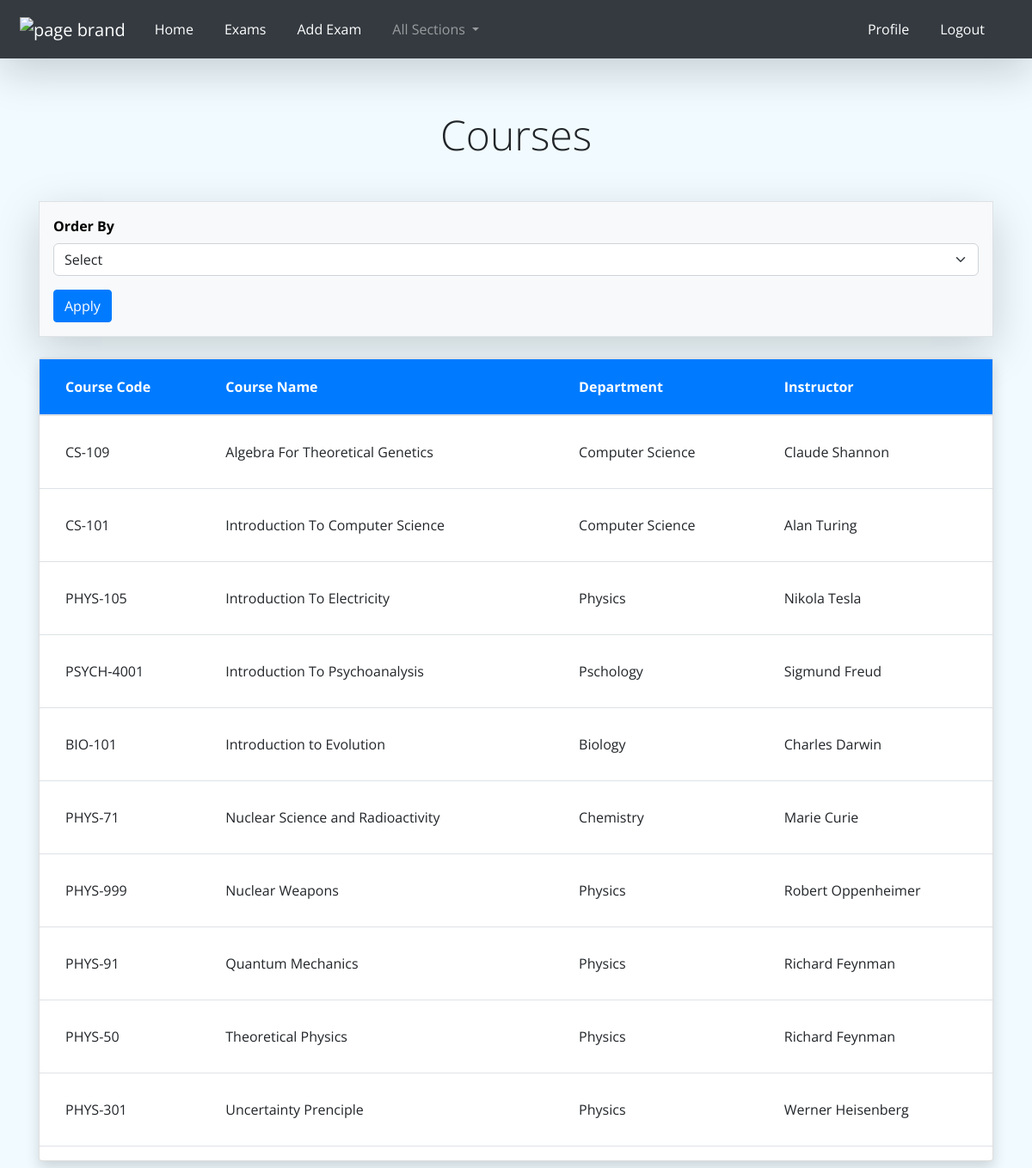
The app's page /course-list (signed in) with its own data.
### university/models.py (models this page shows, shortened)
class Course(models.Model):
    course_code = models.CharField(max_length=50, unique=True)
    course_name = models.CharField(max_length=150, unique=True)
    unit = models.ManyToManyField(Unit, related_name="courses")
    department = models.ForeignKey(
        Department, on_delete=models.SET_NULL, null=True, related_name="courses")
    instructor = models.ForeignKey(
        Instructor, on_delete=models.SET_NULL, null=True, related_name="courses")
    slug = models.SlugField(max_length=100, blank=True, editable=False)

class Department(models.Model):
    department_name = models.CharField(max_length=150, unique=True)
    building = models.ForeignKey(Building,
                                 max_length=150, on_delete=models.SET_NULL, null=True, related_name="departments")
    slug = models.SlugField(max_length=100, blank=True, editable=False)
    def __str__(self):
        return self.department_name

### instructor/models.py (models this page shows, shortened)
class Instructor(AbstractBaseUser):
    email = models.EmailField(verbose_name="email", max_length=90, unique=True)
    first_name = models.CharField(verbose_name="first name", max_length=200)
    last_name = models.CharField(verbose_name="last name", max_length=200)
    department = models.ForeignKey("university.Department", on_delete=models.SET_NULL,
                                   null=True, default="", blank=True, verbose_name="department")
    phone = models.CharField(verbose_name="phone", max_length=20)
    date_joined = models.DateTimeField(
        verbose_name="date joined", auto_now_add=True)
    last_login = models.DateTimeField(
        verbose_name="last login", auto_now=True)
    is_instructor = models.BooleanField(default=False, blank=True, null=True)
    is_admin = models.BooleanField(default=False)
    is_active = models.BooleanField(default=True)
    is_staff = models.BooleanField(default=False)
    is_superuser = models.BooleanField(default=False)
    profile_image = models.ImageField(
        upload_to="profile_images", blank=True, null=True, default="/default_images/default_profile.png")
    objects = MyAccountManager()
    USERNAME_FIELD = 'email'
    REQUIRED_FIELDS = ['first_name', 'last_name']
    def full_name(self):
        return f'{self.first_name} {self.last_name}'
    def get_absolute_url(self):
        return reverse("profile", args=[self.id])
    def __str__(self):
        return self.full_name()

### university/views.py (the view)
# urls.py: path('course-list', login_required(views.course_list), name='course-list'),
def course_list(request):
    context = {}
    courses = Course.objects.all()
    context['courses'] = courses.order_by("course_name")
    if request.method == 'POST':
        order_method = request.POST['order_by']
        context['courses'] = courses.order_by(order_method)
    return render(request, 'university/course_list.html', context)

### university/templates/university/course_list.html (shortened to what this page needs)
{% extends 'base.html' %} {% load static %} {% block title %}Courses {% endblock%}
{% block links %}
<link rel="stylesheet" href="{% static 'university/course_list.css' %}" />
{% endblock %} {% block content %}
<div class="container">
	<h1 class="text-center m-5 display-5">Courses</h1>
	<form method="POST" class="form border p-3 shadow-lg bg-light text-black">
		<div class="form-group">
			<label for="order_by" class="font-weight-bold">Order By</label>
			<select name="order_by" id="order_by" class="form-select">
				<option value="course_code" selected>Select </option>
			</select>
		</div>
		<button type="submit" class="btn btn-primary">Apply</button>
	</form>
	<section id="courses">
		<div class="card shadow mt-4 mb-2" style="width: 100%">
			<table class="table table-hover">
				<thead>
					<tr>
						<th scope="col" class="bg-primary text-white">Course Code</th>
						<th scope="col" class="bg-primary text-white">Course Name</th>
						<th scope="col" class="bg-primary text-white">Department</th>
						<th scope="col" class="bg-primary text-white">Instructor</th>
					</tr>
				</thead>
				<tbody>
					{% for course in courses %}
					<tr>
						<td>{{course.course_code}}</td>
						<td>{{course.course_name}}</td>
						<td>{{course.department}}</td>
						<td>{{course.instructor}}</td>
					</tr>
					{% endfor %}
				</tbody>
			</table>
		</div>
	</section>
</div>
{% endblock %}

### static/style/base.css (style rules this page uses)
* { font-family: "Open Sans", "Lato", sans-serif; }
.container { padding-top: 80px; }
.body { background-color: rgb(241, 251, 255); }

### university/static/university/course_list.css (style rules this page uses)
.table th { padding: 20px 0px 20px 30px; }
.table td { padding: 30px 0px 30px 30px; }

### records on screen
Course: course_code "CS-109", course_name "Algebra For Theoretical Genetics", department "Computer Science", instructor "Claude Shannon"
Course: course_code "CS-101", course_name "Introduction To Computer Science", department "Computer Science", instructor "Alan Turing"
Course: course_code "PHYS-105", course_name "Introduction To Electricity", department "Physics", instructor "Nikola Tesla"
Course: course_code "PSYCH‑4001", course_name "Introduction To Psychoanalysis", department "Pschology", instructor "Sigmund Freud"
Course: course_code "BIO-101", course_name "Introduction to Evolution", department "Biology", instructor "Charles Darwin"
Course: course_code "PHYS-71", course_name "Nuclear Science and Radioactivity", department "Chemistry", instructor "Marie Curie"
Course: course_code "PHYS-999", course_name "Nuclear Weapons", department "Physics", instructor "Robert Oppenheimer"
Course: course_code "PHYS-91", course_name "Quantum Mechanics", department "Physics", instructor "Richard Feynman"
Course: course_code "PHYS-50", course_name "Theoretical Physics", department "Physics", instructor "Richard Feynman"
Course: course_code "PHYS-301", course_name "Uncertainty Prenciple", department "Physics", instructor "Werner Heisenberg"
